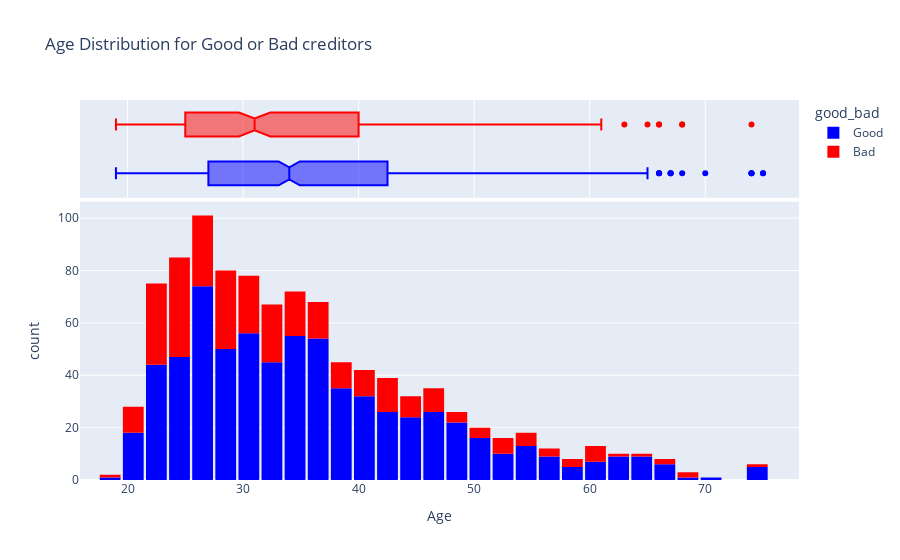

Here is the notebook cell this chart was saved with:
### Code cell
fig = px.histogram(df_credit, 
                   x='Age', 
                   marginal='box', 
                   color='good_bad', 
                   color_discrete_sequence=['blue', 'red'], 
                   title='Age Distribution for Good or Bad creditors')
fig.update_layout(bargap=0.1)
fig.show()

### Figure 1 — Plotly figure (JSON) as saved in the notebook; plotly's stock layout.template omitted (floating-point values rounded to 4 significant figures; data arrays with more than 128 entries replaced by an {"elided": "..."} marker saying what was removed)
{"data": [{"alignmentgroup": "True", "bingroup": "x", "hovertemplate": "good_bad=Good<br>Age=%{x}<br>count=%{y}<extra></extra>", "legendgroup": "Good", "marker": {"color": "blue", "pattern": {"shape": ""}}, "name": "Good", "offsetgroup": "Good", "orientation": "v", "showlegend": true, "type": "histogram", "x": {"elided": "700 int values"}, "xaxis": "x", "yaxis": "y"}, {"alignmentgroup": "True", "hovertemplate": "good_bad=Good<br>Age=%{x}<extra></extra>", "legendgroup": "Good", "marker": {"color": "blue"}, "name": "Good", "notched": true, "offsetgroup": "Good", "showlegend": false, "type": "box", "x": {"elided": "700 int values"}, "xaxis": "x2", "yaxis": "y2"}, {"alignmentgroup": "True", "bingroup": "x", "hovertemplate": "good_bad=Bad<br>Age=%{x}<br>count=%{y}<extra></extra>", "legendgroup": "Bad", "marker": {"color": "red", "pattern": {"shape": ""}}, "name": "Bad", "offsetgroup": "Bad", "orientation": "v", "showlegend": true, "type": "histogram", "x": {"elided": "300 int values"}, "xaxis": "x", "yaxis": "y"}, {"alignmentgroup": "True", "hovertemplate": "good_bad=Bad<br>Age=%{x}<extra></extra>", "legendgroup": "Bad", "marker": {"color": "red"}, "name": "Bad", "notched": true, "offsetgroup": "Bad", "showlegend": false, "type": "box", "x": {"elided": "300 int values"}, "xaxis": "x2", "yaxis": "y2"}], "layout": {"bargap": 0.1, "barmode": "relative", "legend": {"title": {"text": "good_bad"}, "tracegroupgap": 0}, "title": {"text": "Age Distribution for Good or Bad creditors"}, "xaxis": {"anchor": "y", "domain": [0, 1], "title": {"text": "Age"}}, "xaxis2": {"anchor": "y2", "domain": [0, 1], "matches": "x", "showgrid": true, "showticklabels": false}, "yaxis": {"anchor": "x", "domain": [0, 0.7326], "title": {"text": "count"}}, "yaxis2": {"anchor": "x2", "domain": [0.7426, 1], "matches": "y2", "showgrid": false, "showline": false, "showticklabels": false, "ticks": ""}}}
